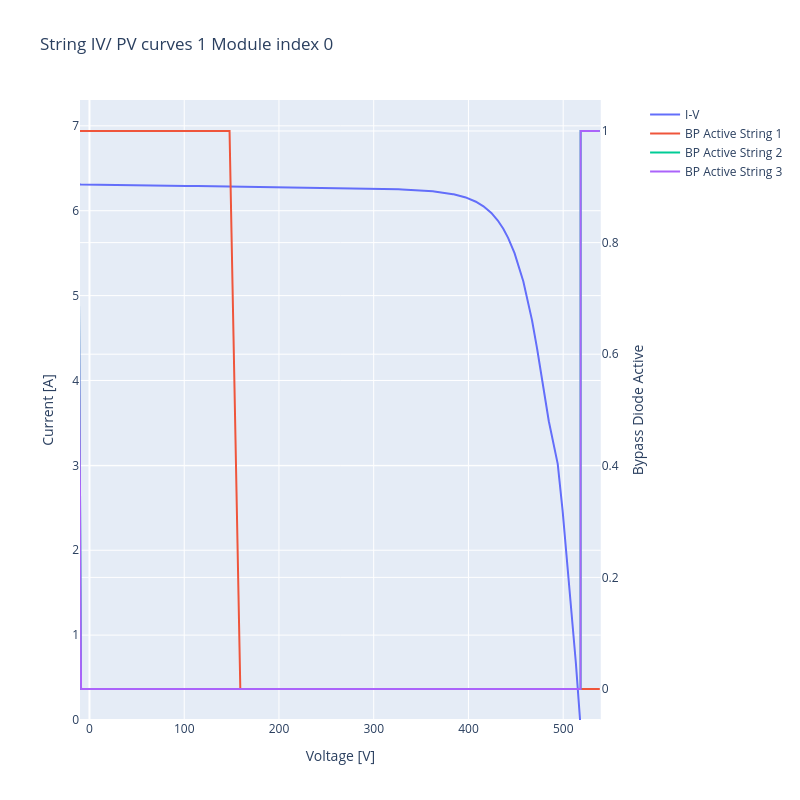

The notebook cell this image was saved under:
### Code cell
# Plot one of the string IV curves & the bypass diode activation flags for the first module
from v_pvmismatch.plotting import plot_string

fig = plot_string(str_data, idx_str=1, idx_mod=0)
fig

### Figure 1 — Plotly figure (JSON) as saved in the notebook; plotly's stock layout.template omitted (floating-point values rounded to 4 significant figures; data arrays with more than 128 entries replaced by an {"elided": "..."} marker saying what was removed)
{"data": [{"name": "I-V", "type": "scatter", "x": {"elided": "3000 float values"}, "xaxis": "x", "y": {"elided": "3000 float values"}, "yaxis": "y"}, {"name": "BP Active String 1", "type": "scatter", "x": {"elided": "3000 float values"}, "xaxis": "x", "y": {"elided": "3000 int values"}, "yaxis": "y2"}, {"name": "BP Active String 2", "type": "scatter", "x": {"elided": "3000 float values"}, "xaxis": "x", "y": {"elided": "3000 int values"}, "yaxis": "y2"}, {"name": "BP Active String 3", "type": "scatter", "x": {"elided": "3000 float values"}, "xaxis": "x", "y": {"elided": "3000 int values"}, "yaxis": "y2"}], "layout": {"autosize": false, "height": 800, "title": {"text": "String IV/ PV curves 1 Module index 0"}, "width": 800, "xaxis": {"anchor": "y", "domain": [0, 0.94], "range": [-10, 539.6], "title": {"text": "Voltage [V]"}, "type": "linear"}, "yaxis": {"anchor": "x", "domain": [0, 1], "range": [0, 7.304], "title": {"text": "Current [A]"}, "type": "linear"}, "yaxis2": {"anchor": "x", "autorange": true, "overlaying": "y", "range": [-0.05556, 1.056], "side": "right", "title": {"text": "Bypass Diode Active"}, "type": "linear"}}}
